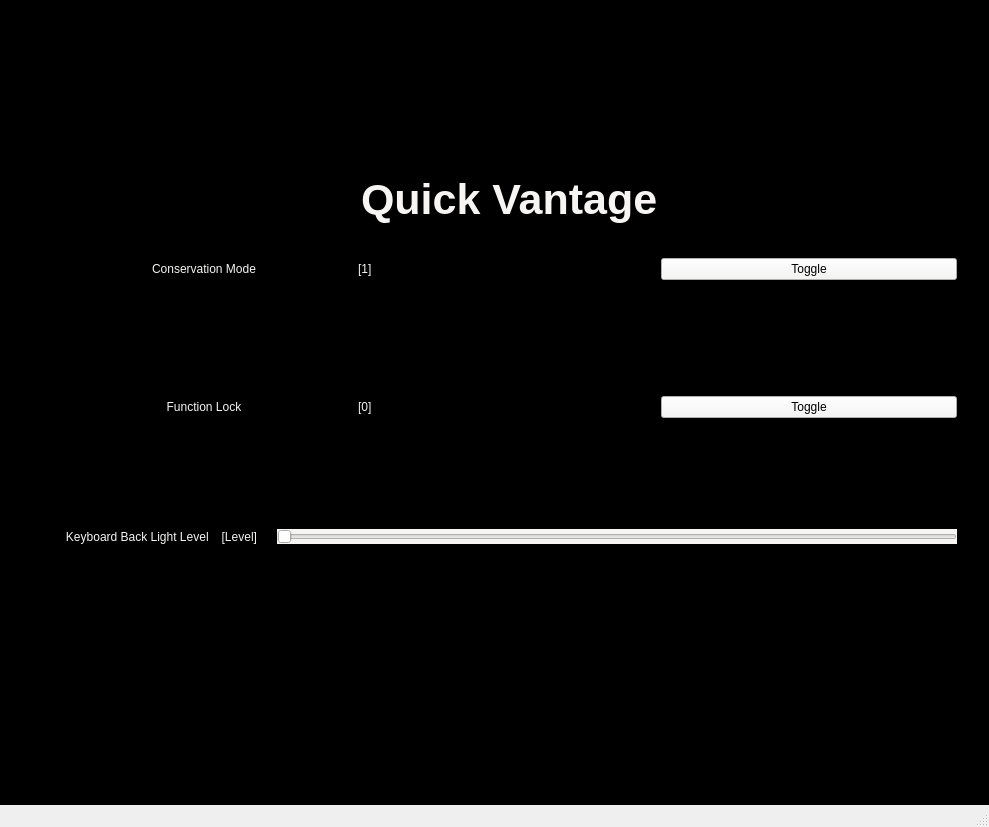
<?xml version="1.0" encoding="UTF-8"?>
<ui version="4.0">
 <class>MainWindow</class>
 <widget class="QMainWindow" name="MainWindow">
  <property name="geometry">
   <rect>
    <x>0</x>
    <y>0</y>
    <width>989</width>
    <height>827</height>
   </rect>
  </property>
  <property name="windowTitle">
   <string>MainWindow</string>
  </property>
  <widget class="QWidget" name="centralwidget">
   <property name="styleSheet">
    <string notr="true">background-color: rgb(0, 0, 0);</string>
   </property>
   <layout class="QVBoxLayout" name="verticalLayout_2">
    <item>
     <layout class="QVBoxLayout" name="verticalLayout">
      <property name="spacing">
       <number>8</number>
      </property>
      <property name="leftMargin">
       <number>20</number>
      </property>
      <property name="topMargin">
       <number>20</number>
      </property>
      <property name="rightMargin">
       <number>20</number>
      </property>
      <property name="bottomMargin">
       <number>20</number>
      </property>
      <item>
       <widget class="QWidget" name="widget" native="true">
        <property name="sizePolicy">
         <sizepolicy hsizetype="Preferred" vsizetype="Minimum">
          <horstretch>0</horstretch>
          <verstretch>0</verstretch>
         </sizepolicy>
        </property>
        <property name="styleSheet">
         <string notr="true">background-color: rgb(0, 0, 0);</string>
        </property>
        <widget class="QWidget" name="horizontalLayoutWidget">
         <property name="geometry">
          <rect>
           <x>30</x>
           <y>130</y>
           <width>901</width>
           <height>80</height>
          </rect>
         </property>
         <layout class="QHBoxLayout" name="horizontalLayout_2">
          <item>
           <widget class="QLabel" name="label">
            <property name="sizePolicy">
             <sizepolicy hsizetype="Maximum" vsizetype="Preferred">
              <horstretch>0</horstretch>
              <verstretch>0</verstretch>
             </sizepolicy>
            </property>
            <property name="font">
             <font>
              <pointsize>32</pointsize>
              <weight>75</weight>
              <bold>true</bold>
             </font>
            </property>
            <property name="styleSheet">
             <string notr="true">color: rgb(246, 245, 244)</string>
            </property>
            <property name="text">
             <string>Quick Vantage</string>
            </property>
            <property name="wordWrap">
             <bool>false</bool>
            </property>
           </widget>
          </item>
         </layout>
        </widget>
        <widget class="QWidget" name="widget_2" native="true">
         <property name="geometry">
          <rect>
           <x>10</x>
           <y>220</y>
           <width>941</width>
           <height>501</height>
          </rect>
         </property>
         <widget class="QWidget" name="verticalLayoutWidget_2">
          <property name="geometry">
           <rect>
            <x>-1</x>
            <y>-1</y>
            <width>941</width>
            <height>501</height>
           </rect>
          </property>
          <layout class="QVBoxLayout" name="verticalLayout_3">
           <item>
            <widget class="QWidget" name="widget_3" native="true">
             <widget class="QWidget" name="widget_4" native="true">
              <property name="geometry">
               <rect>
                <x>9</x>
                <y>10</y>
                <width>921</width>
                <height>81</height>
               </rect>
              </property>
              <widget class="QWidget" name="horizontalLayoutWidget_4">
               <property name="geometry">
                <rect>
                 <x>9</x>
                 <y>0</y>
                 <width>901</width>
                 <height>80</height>
                </rect>
               </property>
               <layout class="QHBoxLayout" name="horizontalLayout_8">
                <property name="sizeConstraint">
                 <enum>QLayout::SetMaximumSize</enum>
                </property>
                <item>
                 <widget class="QLabel" name="label_2">
                  <property name="styleSheet">
                   <string notr="true">color: rgb(246, 245, 244)</string>
                  </property>
                  <property name="text">
                   <string>Conservation Mode</string>
                  </property>
                  <property name="alignment">
                   <set>Qt::AlignCenter</set>
                  </property>
                  <property name="wordWrap">
                   <bool>false</bool>
                  </property>
                 </widget>
                </item>
                <item>
                 <widget class="QLabel" name="CM_VAL">
                  <property name="styleSheet">
                   <string notr="true">color: rgb(246, 245, 244);</string>
                  </property>
                  <property name="text">
                   <string>[1]</string>
                  </property>
                 </widget>
                </item>
                <item>
                 <widget class="QPushButton" name="CM">
                  <property name="styleSheet">
                   <string notr="true">background-color: rgb(246, 245, 244);</string>
                  </property>
                  <property name="text">
                   <string>Toggle</string>
                  </property>
                  <property name="checkable">
                   <bool>true</bool>
                  </property>
                 </widget>
                </item>
               </layout>
              </widget>
             </widget>
             <widget class="QWidget" name="widget_5" native="true">
              <property name="geometry">
               <rect>
                <x>9</x>
                <y>109</y>
                <width>921</width>
                <height>101</height>
               </rect>
              </property>
              <widget class="QWidget" name="horizontalLayoutWidget_3">
               <property name="geometry">
                <rect>
                 <x>9</x>
                 <y>10</y>
                 <width>901</width>
                 <height>80</height>
                </rect>
               </property>
               <layout class="QHBoxLayout" name="horizontalLayout_7">
                <item>
                 <widget class="QLabel" name="label_3">
                  <property name="styleSheet">
                   <string notr="true">color: rgb(246, 245, 244)</string>
                  </property>
                  <property name="text">
                   <string>Function Lock</string>
                  </property>
                  <property name="alignment">
                   <set>Qt::AlignCenter</set>
                  </property>
                 </widget>
                </item>
                <item>
                 <widget class="QLabel" name="FL_VAL">
                  <property name="styleSheet">
                   <string notr="true">color: rgb(246, 245, 244);</string>
                  </property>
                  <property name="text">
                   <string>[0]</string>
                  </property>
                 </widget>
                </item>
                <item>
                 <widget class="QPushButton" name="FL">
                  <property name="styleSheet">
                   <string notr="true">background-color: rgb(246, 245, 244);</string>
                  </property>
                  <property name="text">
                   <string>Toggle</string>
                  </property>
                  <property name="checkable">
                   <bool>true</bool>
                  </property>
                 </widget>
                </item>
               </layout>
              </widget>
             </widget>
             <widget class="QWidget" name="widget_6" native="true">
              <property name="geometry">
               <rect>
                <x>9</x>
                <y>229</y>
                <width>921</width>
                <height>131</height>
               </rect>
              </property>
              <widget class="QWidget" name="horizontalLayoutWidget_2">
               <property name="geometry">
                <rect>
                 <x>9</x>
                 <y>20</y>
                 <width>901</width>
                 <height>80</height>
                </rect>
               </property>
               <layout class="QHBoxLayout" name="horizontalLayout_6">
                <item>
                 <widget class="QLabel" name="label_6">
                  <property name="styleSheet">
                   <string notr="true">color : rgb(246, 245, 244)</string>
                  </property>
                  <property name="text">
                   <string>   Keyboard Back Light Level</string>
                  </property>
                 </widget>
                </item>
                <item>
                 <widget class="QLabel" name="Level">
                  <property name="styleSheet">
                   <string notr="true">color: rgb(246, 245, 244);</string>
                  </property>
                  <property name="text">
                   <string>  [Level]    </string>
                  </property>
                 </widget>
                </item>
                <item>
                 <widget class="QSlider" name="Slider">
                  <property name="styleSheet">
                   <string notr="true">background-color: rgb(246, 245, 244);</string>
                  </property>
                  <property name="orientation">
                   <enum>Qt::Horizontal</enum>
                  </property>
                 </widget>
                </item>
               </layout>
              </widget>
             </widget>
            </widget>
           </item>
          </layout>
         </widget>
        </widget>
       </widget>
      </item>
     </layout>
    </item>
   </layout>
  </widget>
  <widget class="QMenuBar" name="menubar">
   <property name="geometry">
    <rect>
     <x>0</x>
     <y>0</y>
     <width>989</width>
     <height>32</height>
    </rect>
   </property>
  </widget>
  <widget class="QStatusBar" name="statusbar"/>
 </widget>
 <resources/>
 <connections/>
</ui>
